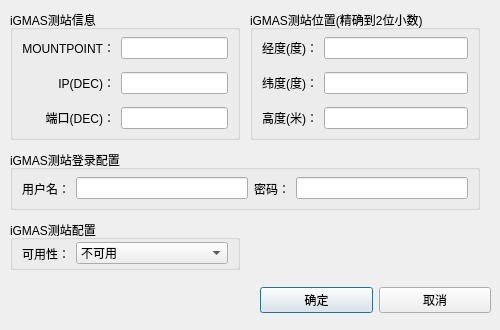
<?xml version="1.0" encoding="UTF-8"?>
<ui version="4.0">
 <class>ModifyIGMASStationDialog</class>
 <widget class="QDialog" name="ModifyIGMASStationDialog">
  <property name="geometry">
   <rect>
    <x>0</x>
    <y>0</y>
    <width>500</width>
    <height>330</height>
   </rect>
  </property>
  <property name="windowTitle">
   <string>Dialog</string>
  </property>
  <widget class="QWidget" name="horizontalLayoutWidget">
   <property name="geometry">
    <rect>
     <x>260</x>
     <y>280</y>
     <width>231</width>
     <height>41</height>
    </rect>
   </property>
   <layout class="QHBoxLayout" name="horizontalLayout">
    <property name="spacing">
     <number>6</number>
    </property>
    <item>
     <widget class="QPushButton" name="confirmButton">
      <property name="sizePolicy">
       <sizepolicy hsizetype="Minimum" vsizetype="Fixed">
        <horstretch>0</horstretch>
        <verstretch>0</verstretch>
       </sizepolicy>
      </property>
      <property name="text">
       <string>确定</string>
      </property>
     </widget>
    </item>
    <item>
     <widget class="QPushButton" name="cancelButton">
      <property name="text">
       <string>取消</string>
      </property>
     </widget>
    </item>
   </layout>
  </widget>
  <widget class="QGroupBox" name="groupBox">
   <property name="geometry">
    <rect>
     <x>250</x>
     <y>10</y>
     <width>230</width>
     <height>130</height>
    </rect>
   </property>
   <property name="title">
    <string>iGMAS测站位置(精确到2位小数)</string>
   </property>
   <layout class="QGridLayout" name="gridLayout">
    <property name="topMargin">
     <number>0</number>
    </property>
    <property name="bottomMargin">
     <number>0</number>
    </property>
    <item row="0" column="0">
     <widget class="QLabel" name="label_4">
      <property name="text">
       <string>经度(度)：</string>
      </property>
      <property name="alignment">
       <set>Qt::AlignRight|Qt::AlignTrailing|Qt::AlignVCenter</set>
      </property>
     </widget>
    </item>
    <item row="0" column="1">
     <widget class="QLineEdit" name="stationLongitudeEdit"/>
    </item>
    <item row="1" column="0">
     <widget class="QLabel" name="label_5">
      <property name="text">
       <string>纬度(度)：</string>
      </property>
      <property name="alignment">
       <set>Qt::AlignRight|Qt::AlignTrailing|Qt::AlignVCenter</set>
      </property>
     </widget>
    </item>
    <item row="1" column="1">
     <widget class="QLineEdit" name="stationLatitudeEdit"/>
    </item>
    <item row="2" column="0">
     <widget class="QLabel" name="label_6">
      <property name="text">
       <string>高度(米)：</string>
      </property>
      <property name="alignment">
       <set>Qt::AlignRight|Qt::AlignTrailing|Qt::AlignVCenter</set>
      </property>
     </widget>
    </item>
    <item row="2" column="1">
     <widget class="QLineEdit" name="stationHeightEdit"/>
    </item>
   </layout>
  </widget>
  <widget class="QGroupBox" name="infoContainer">
   <property name="geometry">
    <rect>
     <x>10</x>
     <y>10</y>
     <width>230</width>
     <height>130</height>
    </rect>
   </property>
   <property name="title">
    <string>iGMAS测站信息</string>
   </property>
   <layout class="QGridLayout" name="gridLayout_2">
    <property name="topMargin">
     <number>0</number>
    </property>
    <property name="bottomMargin">
     <number>0</number>
    </property>
    <item row="0" column="0">
     <widget class="QLabel" name="label">
      <property name="text">
       <string>MOUNTPOINT：</string>
      </property>
      <property name="alignment">
       <set>Qt::AlignRight|Qt::AlignTrailing|Qt::AlignVCenter</set>
      </property>
     </widget>
    </item>
    <item row="0" column="1">
     <widget class="QLineEdit" name="stationMountEdit"/>
    </item>
    <item row="1" column="0">
     <widget class="QLabel" name="label_2">
      <property name="text">
       <string>IP(DEC)：</string>
      </property>
      <property name="alignment">
       <set>Qt::AlignRight|Qt::AlignTrailing|Qt::AlignVCenter</set>
      </property>
     </widget>
    </item>
    <item row="1" column="1">
     <widget class="QLineEdit" name="stationIPEdit"/>
    </item>
    <item row="2" column="0">
     <widget class="QLabel" name="label_3">
      <property name="text">
       <string>端口(DEC)：</string>
      </property>
      <property name="alignment">
       <set>Qt::AlignRight|Qt::AlignTrailing|Qt::AlignVCenter</set>
      </property>
     </widget>
    </item>
    <item row="2" column="1">
     <widget class="QLineEdit" name="stationPortEdit"/>
    </item>
   </layout>
  </widget>
  <widget class="QGroupBox" name="groupBox_2">
   <property name="geometry">
    <rect>
     <x>10</x>
     <y>220</y>
     <width>230</width>
     <height>50</height>
    </rect>
   </property>
   <property name="title">
    <string>iGMAS测站配置</string>
   </property>
   <layout class="QHBoxLayout" name="horizontalLayout_2" stretch="0,1">
    <property name="topMargin">
     <number>0</number>
    </property>
    <property name="bottomMargin">
     <number>0</number>
    </property>
    <item>
     <widget class="QLabel" name="label_8">
      <property name="text">
       <string>可用性：</string>
      </property>
      <property name="alignment">
       <set>Qt::AlignRight|Qt::AlignTrailing|Qt::AlignVCenter</set>
      </property>
     </widget>
    </item>
    <item>
     <widget class="QComboBox" name="stationAvailableBox">
      <item>
       <property name="text">
        <string>不可用</string>
       </property>
      </item>
      <item>
       <property name="text">
        <string>可用</string>
       </property>
      </item>
     </widget>
    </item>
   </layout>
  </widget>
  <widget class="QGroupBox" name="groupBox_3">
   <property name="geometry">
    <rect>
     <x>10</x>
     <y>150</y>
     <width>470</width>
     <height>60</height>
    </rect>
   </property>
   <property name="title">
    <string>iGMAS测站登录配置</string>
   </property>
   <layout class="QHBoxLayout" name="horizontalLayout_3" stretch="0,0,0,0">
    <property name="topMargin">
     <number>0</number>
    </property>
    <property name="bottomMargin">
     <number>0</number>
    </property>
    <item>
     <widget class="QLabel" name="label_9">
      <property name="text">
       <string>用户名：</string>
      </property>
      <property name="alignment">
       <set>Qt::AlignRight|Qt::AlignTrailing|Qt::AlignVCenter</set>
      </property>
     </widget>
    </item>
    <item>
     <widget class="QLineEdit" name="stationUserNameEdit"/>
    </item>
    <item>
     <widget class="QLabel" name="label_10">
      <property name="text">
       <string>密码：</string>
      </property>
      <property name="alignment">
       <set>Qt::AlignRight|Qt::AlignTrailing|Qt::AlignVCenter</set>
      </property>
     </widget>
    </item>
    <item>
     <widget class="QLineEdit" name="stationPasswordEdit"/>
    </item>
   </layout>
  </widget>
 </widget>
 <tabstops>
  <tabstop>stationMountEdit</tabstop>
  <tabstop>stationIPEdit</tabstop>
  <tabstop>stationPortEdit</tabstop>
  <tabstop>stationLongitudeEdit</tabstop>
  <tabstop>stationLatitudeEdit</tabstop>
  <tabstop>stationHeightEdit</tabstop>
  <tabstop>stationUserNameEdit</tabstop>
  <tabstop>stationPasswordEdit</tabstop>
  <tabstop>confirmButton</tabstop>
  <tabstop>cancelButton</tabstop>
  <tabstop>stationAvailableBox</tabstop>
 </tabstops>
 <resources/>
 <connections/>
</ui>
